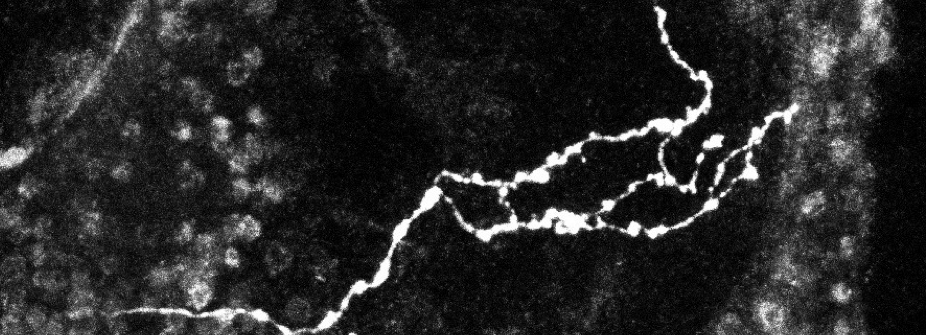
%> input picture Project_4/axones1.png, 926 x 335 px
$ octave Psee_Lab_4.m   (GNU Octave 9; MATLAB toolbox functions it lacks are replaced by stand-ins)
%> lines starting %> are read from the running program, lines starting %| are printed output that depends on the picture; in (x1, y1, x2, y2) boxes, pixels count from 0 and x2, y2 are one past the last pixel; in counts of white or black regions, pixels touching at a corner belong together; the program's own positions count from 1
clear all;
close all;

img1 = imread('axones1.png');
%> img1 is the input picture: size 335x926x3 uint8; min 0, max 255, mean 39.2
imshow(img1);

figure;
img2 = imread('axones2.png');
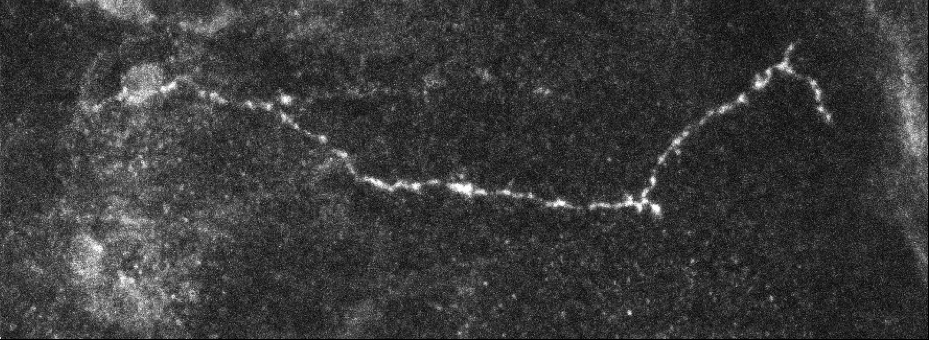
%> input picture Project_4/axones2.png, 929 x 340 px
%> img2 is the input picture: size 340x929x3 uint8; min 0, max 255, mean 58.1
imshow(img2);

%% 1
se1 = strel('disk', 5);

img1_denoised = imopen(img1, se1);
figure
imshow(img1_denoised);
title('1.1');

img2_denoised = imopen(img2, se1);
figure;
imshow(img2_denoised);
title('1.2');

%% 2
se2 = strel('disk', 5);

img1_eroded = imerode(img1, se2);
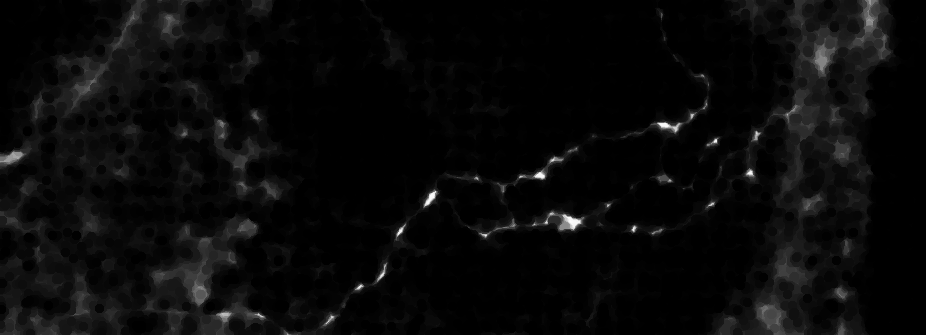
%> img1_eroded: size 335x926x3 uint8; min 0, max 252, mean 9.5
img1_gradient = imsubtract(img1, img1_eroded);
figure
imshow(img1_gradient);
title('2.1');

img2_eroded = imerode(img2, se2);
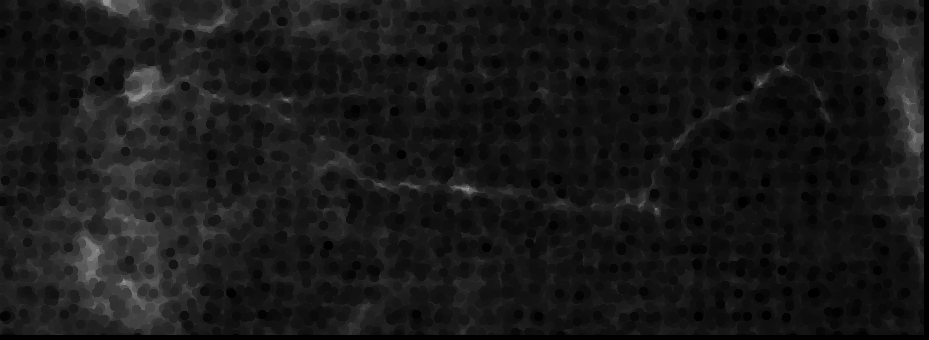
%> img2_eroded: size 340x929x3 uint8; min 0, max 161, mean 23.9
img2_gradient = imsubtract(img2, img2_eroded);
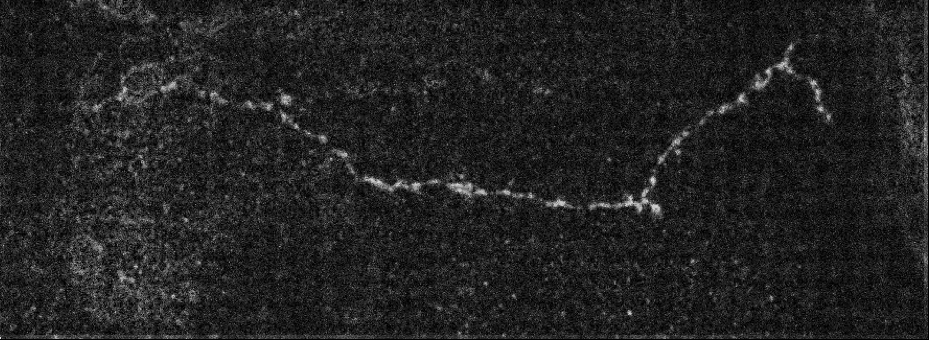
%> img2_gradient: size 340x929x3 uint8; min 0, max 234, mean 34.1
figure
imshow(img2_gradient);
title('2.2');

%% 3
img1_gt = graythresh(img1);
%> img1_gt = 0.376
img1_bw = im2bw(img1, img1_gt);
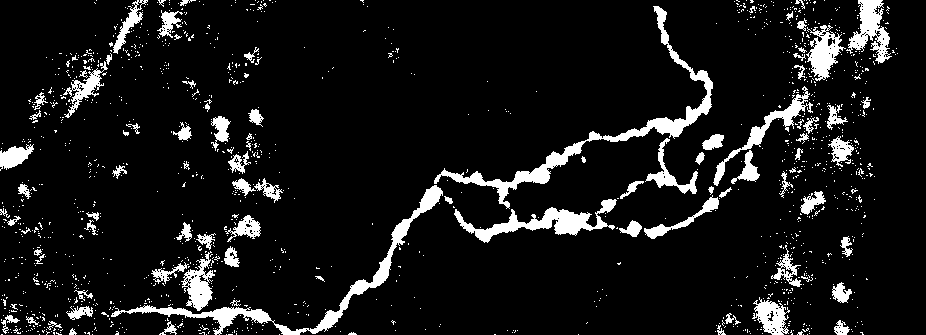
%> img1_bw: size 335x926 logical; 9.1% white; 1354 white regions (1262 under 20 px), largest, box (x1, y1, x2, y2) and area: (434, 6, 713, 209) 3659, (111, 185, 443, 335) 3265, (454, 199, 617, 243) 2104

figure;
imshow(img1_bw);
title('3.1');

img2_gt = graythresh(img2);
%> img2_gt = 0.298
img2_bw = im2bw(img2, img2_gt);
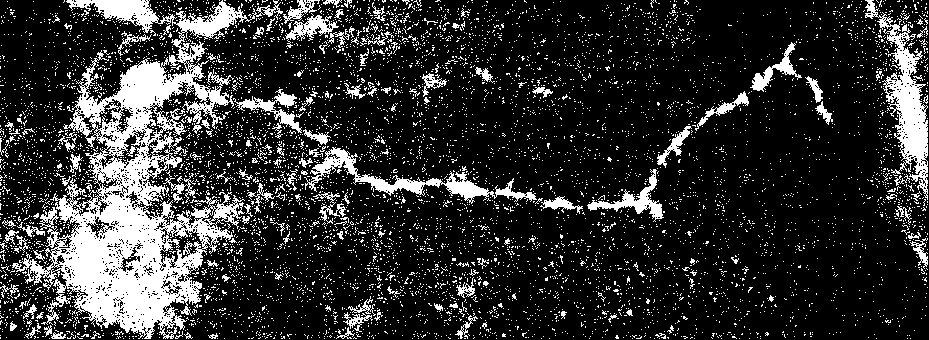
%> img2_bw: size 340x929 logical; 19.1% white; 7141 white regions (6997 under 20 px), largest, box (x1, y1, x2, y2) and area: (12, 0, 283, 339) 27795, (865, 0, 928, 200) 3754, (304, 147, 537, 204) 2497

figure;
imshow(img2_bw);
title('3.2');

%% 4
img1_skel = bwmorph(img1_bw, 'skel', inf);
%> img1_skel: size 335x926 logical; 5.1% white in thin lines or dots

figure;
imshow(img1_skel);
title('4.1');

img2_skel = bwmorph(img2_bw, 'skel', inf);
%> img2_skel: size 340x929 logical; 17.2% white in thin lines or dots

figure;
imshow(img2_skel);
title('4.2');

%% 5

img1_skel = bwmorph(img1_skel, 'bridge');
%> img1_skel: size 335x926 logical; 5.3% white in thin lines or dots
img1_skel = bwmorph(img1_skel, 'spur');
%> img1_skel: size 335x926 logical; 5.1% white in thin lines or dots
img1_skel = bwmorph(img1_skel, 'clean');
%> img1_skel: size 335x926 logical; 5% white in thin lines or dots
img1_skel = bwmorph(img1_skel, 'spur');
%> img1_skel: size 335x926 logical; 5% white in thin lines or dots
img1_skel = bwmorph(img1_skel, 'clean');

figure;
imshow(img1_skel);
title('5.1');

img2_skel = bwmorph(img2_skel, 'bridge');
%> img2_skel: size 340x929 logical; 17.9% white in thin lines or dots
img2_skel = bwmorph(img2_skel, 'spur');
%> img2_skel: size 340x929 logical; 17.5% white in thin lines or dots
img2_skel = bwmorph(img2_skel, 'clean');
%> img2_skel: size 340x929 logical; 17% white in thin lines or dots
img2_skel = bwmorph(img2_skel, 'spur');
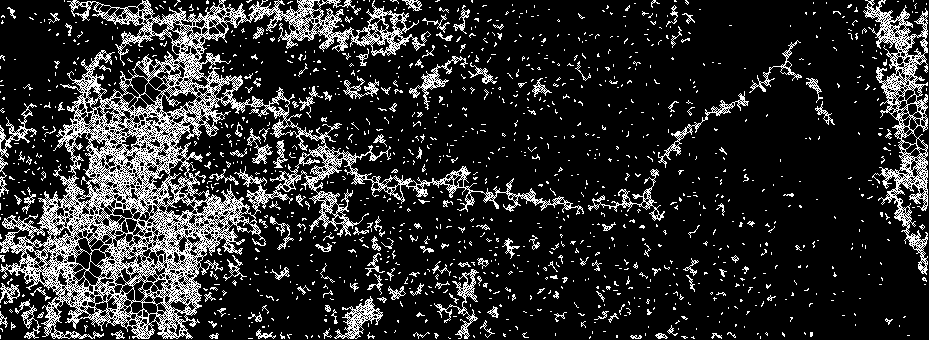
%> img2_skel: size 340x929 logical; 16.9% white in thin lines or dots
img2_skel = bwmorph(img2_skel, 'clean');
%> img2_skel: size 340x929 logical; 16.9% white in thin lines or dots

figure;
imshow(img2_skel);
title('5.2');
